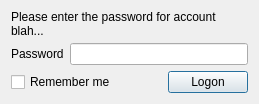
<?xml version="1.0" encoding="UTF-8"?>
<ui version="4.0">
 <class>PasswordWidgetClass</class>
 <widget class="QDialog" name="PasswordWidgetClass">
  <property name="geometry">
   <rect>
    <x>0</x>
    <y>0</y>
    <width>259</width>
    <height>104</height>
   </rect>
  </property>
  <property name="minimumSize">
   <size>
    <width>259</width>
    <height>104</height>
   </size>
  </property>
  <property name="maximumSize">
   <size>
    <width>259</width>
    <height>104</height>
   </size>
  </property>
  <property name="windowTitle">
   <string>PasswordWidget</string>
  </property>
  <layout class="QVBoxLayout" name="verticalLayout">
   <item>
    <widget class="QLabel" name="instructions">
     <property name="text">
      <string>Please enter the password for account blah...</string>
     </property>
     <property name="wordWrap">
      <bool>true</bool>
     </property>
    </widget>
   </item>
   <item>
    <layout class="QHBoxLayout" name="horizontalLayout">
     <item>
      <widget class="QLabel" name="label">
       <property name="text">
        <string>Password</string>
       </property>
      </widget>
     </item>
     <item>
      <widget class="QLineEdit" name="password">
       <property name="echoMode">
        <enum>QLineEdit::Password</enum>
       </property>
      </widget>
     </item>
    </layout>
   </item>
   <item>
    <layout class="QHBoxLayout" name="horizontalLayout_2">
     <item>
      <widget class="QCheckBox" name="remember">
       <property name="text">
        <string>Remember me</string>
       </property>
      </widget>
     </item>
     <item>
      <spacer name="horizontalSpacer">
       <property name="orientation">
        <enum>Qt::Horizontal</enum>
       </property>
       <property name="sizeHint" stdset="0">
        <size>
         <width>40</width>
         <height>20</height>
        </size>
       </property>
      </spacer>
     </item>
     <item>
      <widget class="QPushButton" name="logon">
       <property name="text">
        <string>Logon</string>
       </property>
      </widget>
     </item>
    </layout>
   </item>
  </layout>
 </widget>
 <layoutdefault spacing="6" margin="11"/>
 <resources/>
 <connections>
  <connection>
   <sender>password</sender>
   <signal>returnPressed()</signal>
   <receiver>logon</receiver>
   <slot>click()</slot>
   <hints>
    <hint type="sourcelabel">
     <x>217</x>
     <y>52</y>
    </hint>
    <hint type="destinationlabel">
     <x>219</x>
     <y>87</y>
    </hint>
   </hints>
  </connection>
  <connection>
   <sender>logon</sender>
   <signal>clicked()</signal>
   <receiver>PasswordWidgetClass</receiver>
   <slot>accept()</slot>
   <hints>
    <hint type="sourcelabel">
     <x>189</x>
     <y>81</y>
    </hint>
    <hint type="destinationlabel">
     <x>148</x>
     <y>83</y>
    </hint>
   </hints>
  </connection>
 </connections>
</ui>
